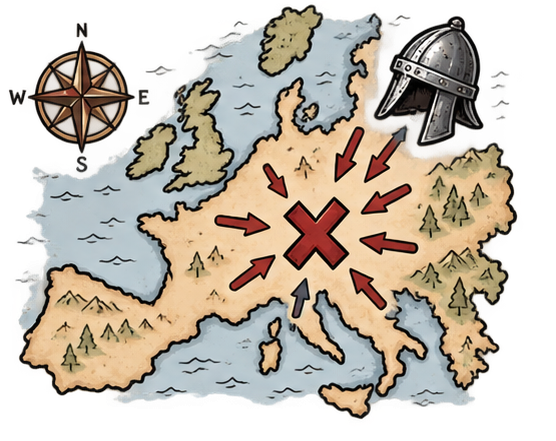
#> input picture composeApp/src/commonMain/composeResources/files/images/eras/06battle_map_all.png, 556 x 441 px
$ python -i build_era_assets.py   (imports and definitions only)
#> lines starting #> are read from the running program, lines starting #| are printed output that depends on the picture
#!/usr/bin/env python3
"""Copies the owner's era art into the app's resources, following the owner's file naming.

    python scripts/build_era_assets.py [path to the eras folder]     (needs Pillow: pip install pillow)

The source folder (default D:/code_projects/historytrivia/eras) is the owner's and is only ever read. Per era folder
(ancient, medieval, early_modern, modern, contemporary) and per game (annalist, herald) it looks for
    <prefix>_<game>_logo.png   the game's card picture: colourful, with a transparent background
    <prefix>_<game>.png        the picture behind the game screen: black line art
plus one 06battle_map_all.png for Chancellor's card in every era. Each picture is checked before it is used, and
anything that is missing or does not look right is reported and left out (the app then shows its all-time artwork):
a logo with a baked-in opaque background would draw as a solid box on the card, and a colour picture in a
background slot would not read as a watermark (black line art on an opaque white background is fine there: the
white becomes transparency). A logo may also be found under the background's name.

Logos are copied byte-for-byte. Backgrounds are tinted by the app and drawn as a faint watermark from their alpha
alone (see GameBackgroundArt), so any opaque white fill is turned into transparency first: new alpha = alpha x
(1 - luminance), colour black. Clean ink-on-transparent files come out unchanged.

Also compares the palette .txt files with Core/Theme/EraThemes.kt, which is where the colours live.
"""
import os
import re
import shutil
import sys

from PIL import Image, ImageChops

SRC = sys.argv[1] if len(sys.argv) > 1 else "D:/code_projects/historytrivia/eras"
REPO = os.path.dirname(os.path.dirname(os.path.abspath(__file__)))
DST = os.path.join(REPO, "composeApp", "src", "commonMain", "composeResources", "files", "images", "eras")
ERA_THEMES = os.path.join(REPO, "composeApp", "src", "commonMain", "kotlin", "com", "konye", "historiq", "Core", "Theme", "EraThemes.kt")

ERAS = {"ancient": "ancient", "medieval": "medieval", "early_modern": "earmodern", "modern": "modern", "contemporary": "cont"}
GAMES = {"annalist": "year_guess", "herald": "casualties_multiplier"}
PALETTE_ORDER = ["Default background", "Annalist", "Herald", "Chancellor"]  # = EraPalette's base, yearGuess, casualtiesMultiplier, blindMapBattle
ERA_ENUM = {"ancient": "ANCIENT", "medieval": "MEDIEVAL", "early_modern": "EARLY_MODERN", "modern": "MODERN", "contemporary": "CONTEMPORARY"}

# Sepia-tinted line art measures up to ~0.16 and every colour illustration so far at least ~0.28.
COLOUR_THRESHOLD = 0.22
# A background whose longer side is under MIN is smooth-upscaled to TARGET first, so the phone does not blow it
# up into blocks.
MIN_BACKGROUND_SIDE = 520
TARGET_BACKGROUND_SIDE = 560

problems = []


# [4 lines left out: function out, not called in this run]


def read(path):
    return Image.open(path).convert("RGBA")
#> returned value is the input picture: PIL image 556x441 RGBA; mean R, G, B, A 117, 106.7, 93.1, 156.4


def opaque_background(image):
    alpha = image.getchannel("A")
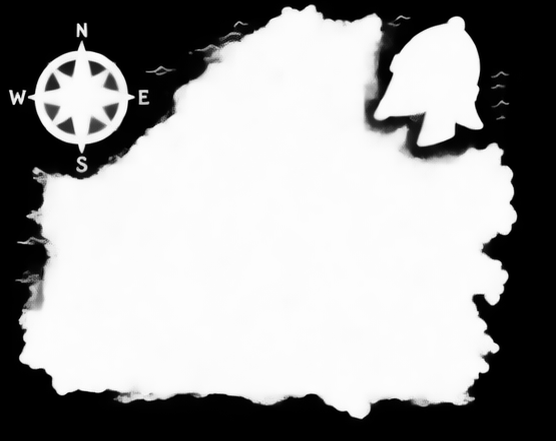
#> alpha: PIL image 556x441 L; min 0, max 255, mean 156.4
    w, h = alpha.size
#> w = 556; h = 441
    return all(alpha.getpixel(p) == 255 for p in ((0, 0), (w - 1, 0), (0, h - 1), (w - 1, h - 1)))


def mean_saturation(image):
    """Average saturation (0-1) of the visibly drawn pixels: low for line art, high for a colour illustration."""
    hsv = image.convert("RGB").convert("HSV")
#> hsv: PIL image 556x441 HSV; mean H, S, V 40.9, 49.6, 121.1
    pairs = zip(image.getchannel("A").tobytes(), hsv.getchannel("S").tobytes())
    drawn = [s for a, s in pairs if a > 128]
#> drawn = 152239 items
    return (sum(drawn) / len(drawn) / 255) if drawn else 0.0


def is_logo(path):
    image = read(path)
    return not opaque_background(image) and mean_saturation(image) >= COLOUR_THRESHOLD


# [70 lines left out: functions is_line_art, build_logo, build_background, check_palette, not called in this run]


# [5 lines not run here, left out]

battle_map = os.path.join(SRC, "06battle_map_all.png")
# [10 lines not run here, left out]

>>> result = is_logo('../composeApp/src/commonMain/composeResources/files/images/eras/06battle_map_all.png')
#> result = True
